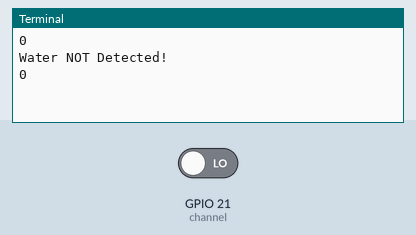
Simulated run of this program. Board: Raspberry Pi (BCM pin numbers). Parts: the last lines printed to the terminal. Inputs (shaded band) come from the test bench; at power-on: GPIO 21 (channel) LOW.

Above: at 1.2 s.
1.3 s: GPIO 21 (channel) driven HIGH
At 1.9 s:
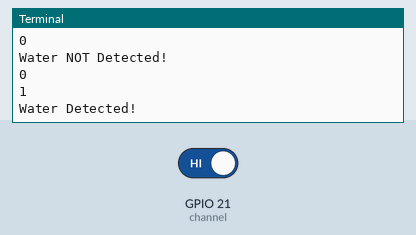
At 2.8 s:
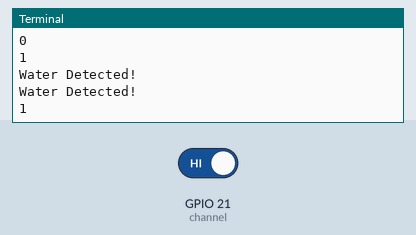

The program:

moisture.py
```python
#!/usr/bin/python
import RPi.GPIO as GPIO
import time

#GPIO SETUP
channel = 21
GPIO.setmode(GPIO.BCM)
GPIO.setup(channel, GPIO.IN)

def callback(channel):
        print(GPIO.input(channel))
        if GPIO.input(channel):
                print('Water Detected!')
        else:
                print('Water NOT Detected!')

GPIO.add_event_detect(channel, GPIO.BOTH, bouncetime=300)  # let us know when the pin goes HIGH or LOW
GPIO.add_event_callback(channel, callback)  # assign function to GPIO PIN, Run function on change

# infinite loop
while True:
        print(GPIO.input(channel))
        time.sleep(1)

        if GPIO.input(channel):
                print('Water Detected!')
        else:
                print('Water NOT Detected!')
```

Measured:
- after the input at 1.3 s, the terminal: prints a new line at once (image 1)
